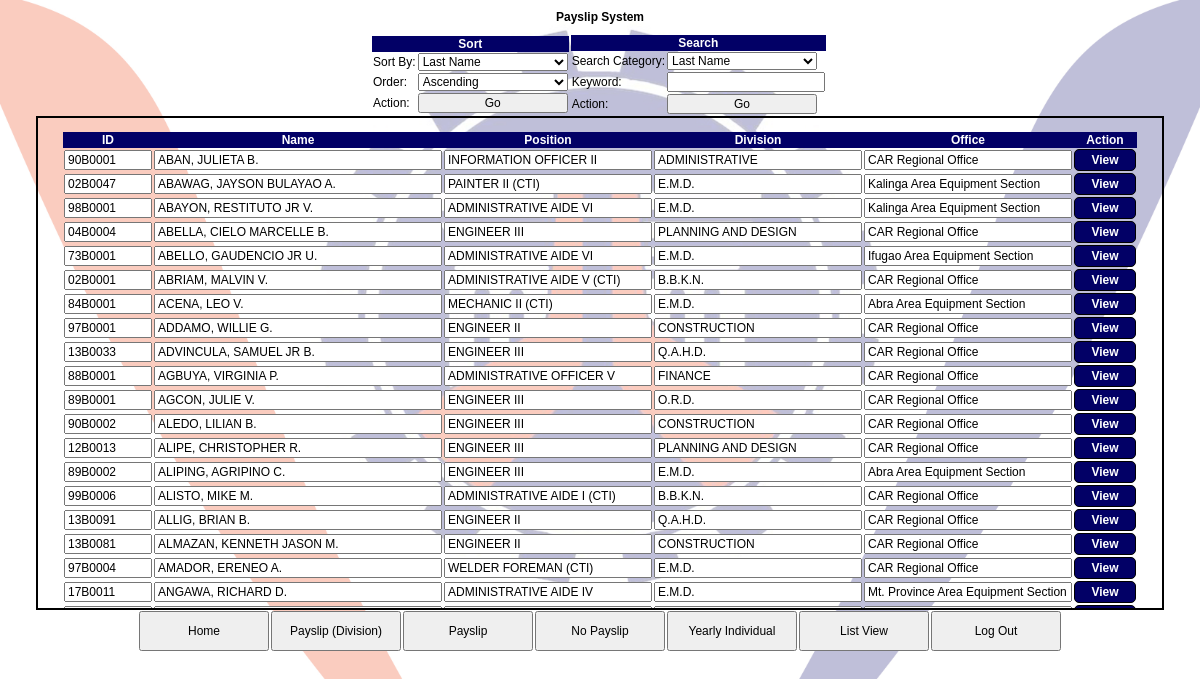
The app's page /ORIGINAL/Payslip/php/portal.php (signed in) with its own data.
### tables this page shows
CREATE TABLE `employees` (
  `id` varchar(25) NOT NULL,
  `lastname` varchar(45) NOT NULL,
  `firstname` varchar(45) NOT NULL,
  `middlename` varchar(45) NOT NULL,
  `division` varchar(45) DEFAULT NULL,
  `office` varchar(50) DEFAULT NULL,
  `position` varchar(45) NOT NULL,
  `salarygrade` varchar(20) DEFAULT NULL,
  `bpno` varchar(25) DEFAULT NULL,
  `middle_initial` varchar(25) DEFAULT NULL,
  `prefix` varchar(25) DEFAULT NULL,
  `extention` varchar(25) DEFAULT NULL,
  `birthdate` date DEFAULT NULL,
  `crn` varchar(25) DEFAULT NULL,
  PRIMARY KEY (`id`)
);

### ORIGINAL/Payslip/php/portal.php (the view, shortened to what this page needs)
<!DOCTYPE html>
<html>
<head>
	<?php
		include 'dbconn.php';
		include 'links.php';
	?>
</head>
<body>
<h3>Payslip System</h3>
<?php
	include 'search_main.php';
?>
<div id="main">
<div id="inner_main">
<br>
<?php
	$result = $conn->query("SELECT *, date_format(birthdate, '%m/%d/%Y') as bday FROM employees");
	echo "<table>";
	echo "<tr>
				<th>ID</th>
				<th>Name</th>
				<th>Position</th>
				<th>Division</th>
				<th>Office</th>
				<th>Action</th>
		  </tr>";
	while ($row = $result->fetch_assoc()) {
		echo "<tr>
					<td><input readonly class='tb_size_small' type ='text' value='".$row['id']."'/></td>
					<td><input readonly class='tb_size_large' type ='text' value='".$row['lastname'].", ".$row['firstname']." ".$row['middle_initial'].".'/></td>
					<td><input readonly class='tb_size_medium' type ='text' value='".$row['position']."'/></td>
					<td><input readonly class='tb_size_medium' type ='text' value='".$row['division']."'/></td>
					<td><input readonly class='tb_size_medium' type ='text' value='".$row['office']."'/></td>
					<td style = 'text-align: center;'><a href= 'portal_view.php?id=".$row['id']."'>View</a></td>
			  </tr>";
	}
	echo "</table>";
?>
</div>
</div>
<?php
	include 'universal_footer.php';
?>
</body>
</html>

### ORIGINAL/Payslip/style/style.css (style rules this page uses)
* { font-family: Tahoma,Verdana,Segoe,sans-serif; font-size: 12px; }
th { background: #020066; color: white; }
body { background-image: url('../resource/bgps.jpg'); background-size: 100%; }
h3, h2 { text-align: center; line-height: 10px; }
table { border-spacing: 0; }
a { background-color: white; text-decoration: none; display: block; width: 50px; height: 10px; background: #020066; padding: 5px; text-align: center; border-radius: 5px; color: white; font-weight: bold; line-height: 10px; border: 1px solid black; margin: auto; }
input { word-wrap: break-word; }
#main { width: 95%; margin: auto; height: 490px; border: solid 2px black; overflow: auto; }
#inner_main table { width: 300px; margin: auto; }
.tb_size_small { width: 80px; }
.tb_size_medium { width: 200px; }
.tb_size_large { width: 280px; }

### records on screen
employees: id "90B0001", lastname+firstname+middle_initial "ABAN, JULIETA B.", position "INFORMATION OFFICER II", division "ADMINISTRATIVE", office "CAR Regional Office"
employees: id "02B0047", lastname+firstname+middle_initial "ABAWAG, JAYSON BULAYAO A.", position "PAINTER II (CTI)", division "E.M.D.", office "Kalinga Area Equipment Section"
employees: id "98B0001", lastname+firstname+middle_initial "ABAYON, RESTITUTO JR V.", position "ADMINISTRATIVE AIDE VI", division "E.M.D.", office "Kalinga Area Equipment Section"
employees: id "04B0004", lastname+firstname+middle_initial "ABELLA, CIELO MARCELLE B.", position "ENGINEER III", division "PLANNING AND DESIGN", office "CAR Regional Office"
employees: id "73B0001", lastname+firstname+middle_initial "ABELLO, GAUDENCIO JR U.", position "ADMINISTRATIVE AIDE VI", division "E.M.D.", office "Ifugao Area Equipment Section"
employees: id "02B0001", lastname+firstname+middle_initial "ABRIAM, MALVIN V.", position "ADMINISTRATIVE AIDE V (CTI)", division "B.B.K.N.", office "CAR Regional Office"
employees: id "84B0001", lastname+firstname+middle_initial "ACENA, LEO V.", position "MECHANIC II (CTI)", division "E.M.D.", office "Abra Area Equipment Section"
employees: id "97B0001", lastname+firstname+middle_initial "ADDAMO, WILLIE G.", position "ENGINEER II", division "CONSTRUCTION", office "CAR Regional Office"
employees: id "13B0033", lastname+firstname+middle_initial "ADVINCULA, SAMUEL JR B.", position "ENGINEER III", division "Q.A.H.D.", office "CAR Regional Office"
employees: id "88B0001", lastname+firstname+middle_initial "AGBUYA, VIRGINIA P.", position "ADMINISTRATIVE OFFICER V", division "FINANCE", office "CAR Regional Office"
employees: id "89B0001", lastname+firstname+middle_initial "AGCON, JULIE V.", position "ENGINEER III", division "O.R.D.", office "CAR Regional Office"
employees: id "90B0002", lastname+firstname+middle_initial "ALEDO, LILIAN B.", position "ENGINEER III", division "CONSTRUCTION", office "CAR Regional Office"
employees: id "12B0013", lastname+firstname+middle_initial "ALIPE, CHRISTOPHER R.", position "ENGINEER III", division "PLANNING AND DESIGN", office "CAR Regional Office"
employees: id "89B0002", lastname+firstname+middle_initial "ALIPING, AGRIPINO C.", position "ENGINEER III", division "E.M.D.", office "Abra Area Equipment Section"
employees: id "99B0006", lastname+firstname+middle_initial "ALISTO, MIKE M.", position "ADMINISTRATIVE AIDE I (CTI)", division "B.B.K.N.", office "CAR Regional Office"
employees: id "13B0091", lastname+firstname+middle_initial "ALLIG, BRIAN B.", position "ENGINEER II", division "Q.A.H.D.", office "CAR Regional Office"
employees: id "13B0081", lastname+firstname+middle_initial "ALMAZAN, KENNETH JASON M.", position "ENGINEER II", division "CONSTRUCTION", office "CAR Regional Office"
employees: id "97B0004", lastname+firstname+middle_initial "AMADOR, ERENEO A.", position "WELDER FOREMAN (CTI)", division "E.M.D.", office "CAR Regional Office"
employees: id "17B0011", lastname+firstname+middle_initial "ANGAWA, RICHARD D.", position "ADMINISTRATIVE AIDE IV", division "E.M.D.", office "Mt. Province Area Equipment Section"
employees: id "12B0095", lastname+firstname+middle_initial "ANGYOC, JUNE C.", position "SURVEYMAN", division "PLANNING AND DESIGN", office "CAR Regional Office"
